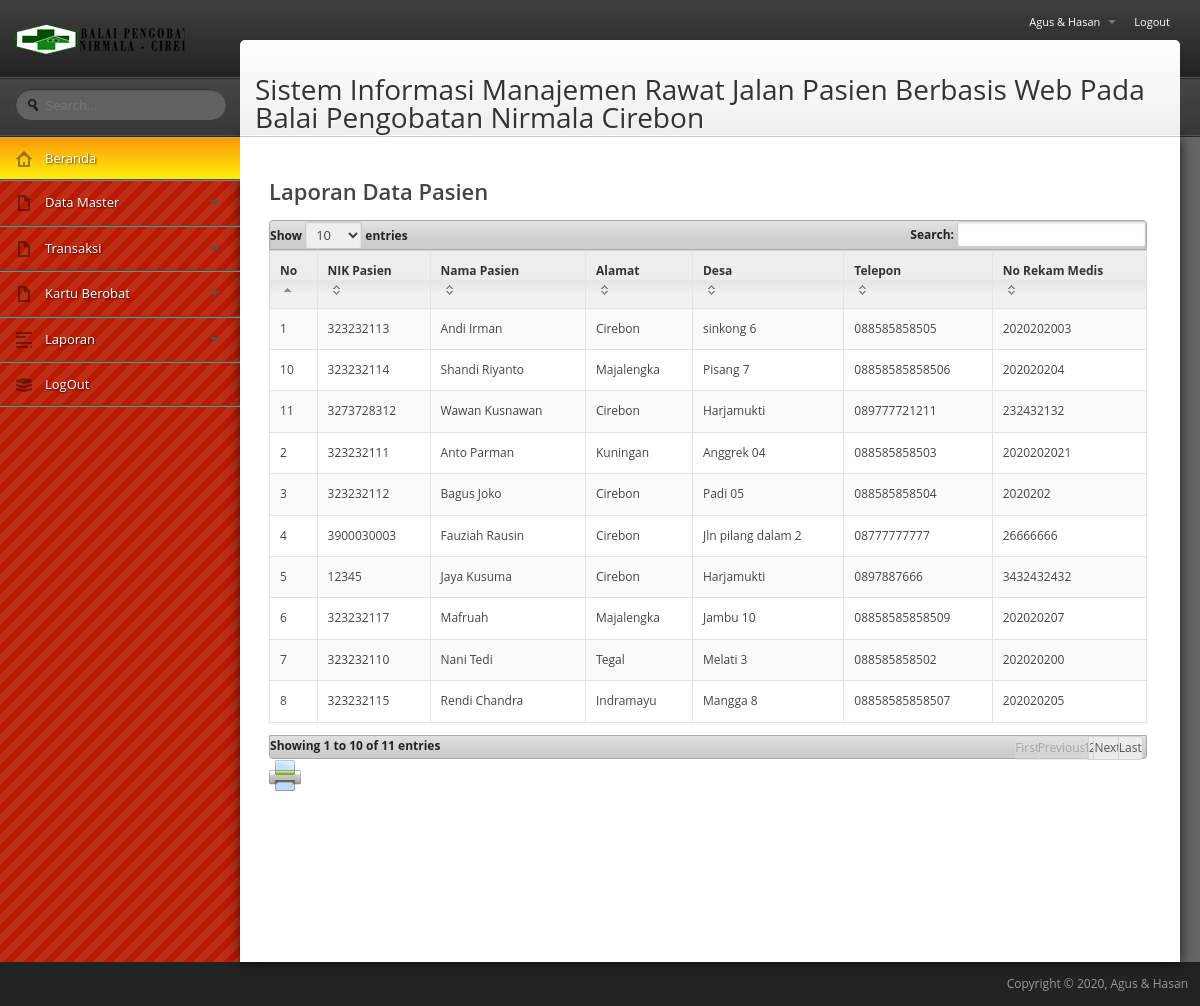
Screenshot of /si_rawatjalan/media.php?module=laporanpasien (signed in) with the database file from the repository.
### tables this page shows
CREATE TABLE IF NOT EXISTS `pasien` (
  `id_pasien` int(11) NOT NULL AUTO_INCREMENT,
  `nik_pasien` varchar(10) NOT NULL,
  `nama_pasien` varchar(50) NOT NULL,
  `tgl_lahir` date NOT NULL,
  `alamat_pasien` text NOT NULL,
  `desa` varchar(150) NOT NULL,
  `tlp_pasien` varchar(20) NOT NULL,
  `pekerjaan` varchar(50) NOT NULL,
  `agama` varchar(30) NOT NULL,
  `status_pernikahan` varchar(30) NOT NULL,
  `kebangsaan` varchar(30) NOT NULL,
  `keluarga_lain` varchar(50) NOT NULL,
  `tlp_lain` varchar(20) NOT NULL,
  `alamat_lain` text NOT NULL,
  `hubungan_lain` varchar(30) NOT NULL,
  `no_rm` varchar(30) NOT NULL,
  `kode_pasien` varchar(20) NOT NULL,
  PRIMARY KEY (`id_pasien`)
);

### si_rawatjalan/modul/mod_laporan/laporanpasien.php (the view)
<?php
switch($_GET[act]){
  default:
    echo "<h2>Laporan Data Pasien</h2>
          <table class=\"table table-bordered table-striped data-table\"><thead>
          <tr>
			<th>No</th>
			<th>NIK Pasien</th>
			<th>Nama Pasien</th>
			<th>Alamat</th>
			<th>Desa</th>
			<th>Telepon</th>
			<th>No Rekam Medis</th>
		</tr>
		</thead>
		  <tbody>";
    $tampil=mysql_query("SELECT * FROM pasien ORDER BY nama_pasien ASC");
    $no=1;
    while ($r=mysql_fetch_array($tampil)){
       echo "<tr class=\"gradeA\"><td>$no</td>
             <td>$r[nik_pasien]</td>
			 <td>$r[nama_pasien]</td>
			 <td>$r[alamat_pasien]</td>
			 <td>$r[desa]</td>
			 <td>$r[tlp_pasien]</td>
			 <td>$r[no_rm]</td>
		</tr>";
      $no++;
    }
    echo "</tbody></table>"; ?>
	<a href="print_pasien.php" target="_blank" title="Print"><img src="images/print.png" border="0"/></a>
<?php
    break;
}
?>

### rows the page displays
pasien: nik_pasien "323232113", nama_pasien "Andi Irman", alamat_pasien "Cirebon", desa "sinkong 6", tlp_pasien "088585858505", no_rm "2020202003"
pasien: nik_pasien "323232111", nama_pasien "Anto Parman", alamat_pasien "Kuningan", desa "Anggrek 04", tlp_pasien "088585858503", no_rm "2020202021"
pasien: nik_pasien "323232112", nama_pasien "Bagus Joko", alamat_pasien "Cirebon", desa "Padi 05", tlp_pasien "088585858504", no_rm "2020202"
pasien: nik_pasien "3900030003", nama_pasien "Fauziah Rausin", alamat_pasien "Cirebon", desa "Jln pilang dalam 2", tlp_pasien "08777777777", no_rm "26666666"
pasien: nik_pasien "12345", nama_pasien "Jaya Kusuma", alamat_pasien "Cirebon", desa "Harjamukti", tlp_pasien "0897887666", no_rm "3432432432"
pasien: nik_pasien "323232117", nama_pasien "Mafruah", alamat_pasien "Majalengka", desa "Jambu 10", tlp_pasien "08858585858509", no_rm "202020207"
pasien: nik_pasien "323232110", nama_pasien "Nani Tedi", alamat_pasien "Tegal", desa "Melati 3", tlp_pasien "088585858502", no_rm "202020200"
pasien: nik_pasien "323232115", nama_pasien "Rendi Chandra", alamat_pasien "Indramayu", desa "Mangga 8", tlp_pasien "08858585858507", no_rm "202020205"
pasien: nik_pasien "323232114", nama_pasien "Shandi Riyanto", alamat_pasien "Majalengka", desa "Pisang 7", tlp_pasien "08858585858506", no_rm "202020204"
pasien: nik_pasien "3273728312", nama_pasien "Wawan Kusnawan", alamat_pasien "Cirebon", desa "Harjamukti", tlp_pasien "089777721211", no_rm "232432132"

### other values shown
$_SESSION[namalengkap] "Agus & Hasan"
